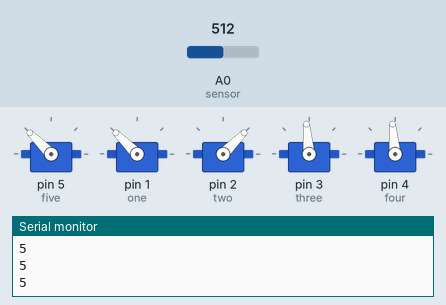
Simulated run of this sketch. Board: Arduino Uno, built with avr-gcc and run on an emulated ATmega328P. Shown: 5 × servo, the last lines printed to the serial monitor. Inputs (shaded band) come from the test bench; at power-on: A0 (sensor) = 512.

Above: at 6.3 s.
6.4 s: A0 (sensor) set to 189
9.8 s: A0 (sensor) set to 167
At 11.2 s:
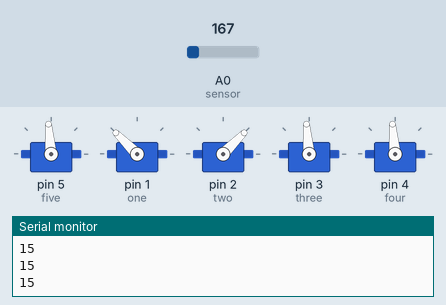
11.5 s: A0 (sensor) set to 306
At 13.3 s:
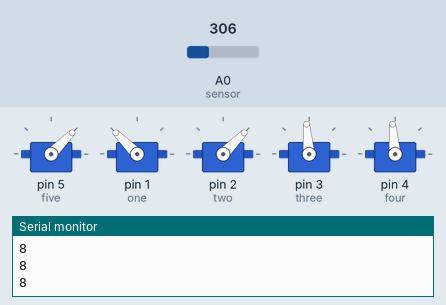
14.9 s: A0 (sensor) set to 122
At 16.6 s:
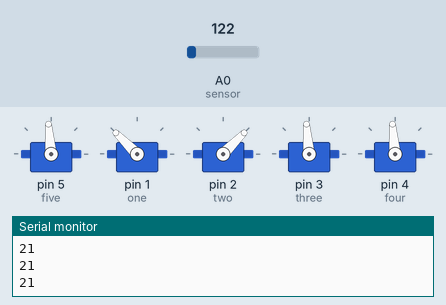
18.3 s: A0 (sensor) set to 2
20.5 s: A0 (sensor) set to 0
At 21.9 s:
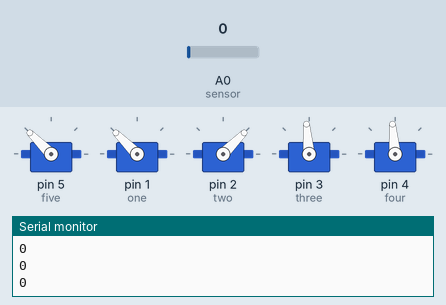
Timing chart, 0 to 24.9 s (numbered marks = the images above; inputs shaded):
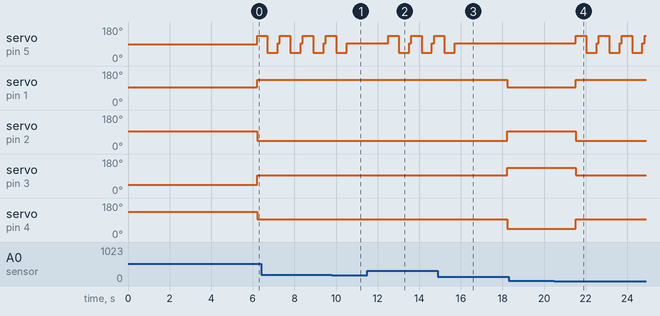

The sketch:

sumoFinal.ino
```cpp
#include <Servo.h>
#define sensor A0

int distCount = 0;

Servo one; //stop for all is 95
Servo two;
Servo three;
Servo four;
Servo five;
int frd = 0;
void setup(void)
{
  Serial.begin(9600);
  delay(5100);
  five.attach(5);
  one.attach(1);
  two.attach(2);
  three.attach(3);
  four.attach(4);

}

void loop(void)
{
  //five.write(90);
  right();
  for (int i = 0; i <= 6000; i = i + 100)
  {
    delay(100);
    checkDist();
  }
  if(frd < 5000)
  {
  forward();
  for (int i = 0; i <= 500; i = i + 100)
  {
    delay(100);
    frd += 100;
    checkDist();
  }
  }
  left();
  for (int i = 0; i <= 6000; i = i + 100)
  {
    delay(100);
    checkDist();
  }
  if(frd < 5000)
  {
  forward();
  for (int i = 0; i <= 500; i = i + 100)
  {
    delay(100);
    checkDist();
    frd += 100;
  }
  }

  //poke();
}

void checkDist()
{
  float volts = analogRead(sensor)*0.0048828125;
  int distance = 13*pow(volts, -1);
  if(distance <= 30)
  {
    Serial.println(distance);
  }
  if (distance < 15)
  {
    distCount++;
  }
  else
  {
    distCount = 0;
  }
  if (distCount > 10)
  {
    forward();
    frd += 1000;
    five.write(135);
    delay(500);
    five.write(45);
    delay(500);
    five.write(95);
  }
}

void poke()
{
  five.write(135);
  delay(1000);
  five.write(45);
  delay(1000);
  five.write(97);
}

void forward()
{
  one.write(135);
  two.write(45);
  three.write(95);
  four.write(95);
}

void back()
{
  one.write(45);
  two.write(135);
  three.write(95);
  four.write(95);
}

void right()
{
  one.write(94);
  two.write(95);
  three.write(45);
  four.write(135);
}

void left()
{
  one.write(94);
  two.write(95);
  three.write(135);
  four.write(45);
}
```

Measured:
- the behaviour switches between 178 and 177 on A0 (sensor) (found by bisection; images 0 and 1)
- the behaviour switches between 1 and 0 on A0 (sensor) (found by bisection; images 3 and 4)
- after the input at 9.8 s, servo on pin 5 (five): goes on until 10.5 s, then stays 95°
- after the input at 11.5 s, servo on pin 5 (five): 95° → 135° after 1.0 s, → 45° 0.50 s later, → 95° 0.50 s later, → 135° 0.10 s later, … (7 changes in this stretch)
- after the input at 14.9 s, servo on pin 5 (five): goes on until 15.7 s, then stays 95°; servo on pin 1 (one): 135° → 94° after 3.3 s; servo on pin 2 (two): 45° → 95° after 3.3 s; servo on pin 3 (three): 95° → 135° after 3.3 s; servo on pin 4 (four): 95° → 45° after 3.3 s
- after the input at 18.3 s, every drawn part: stays the same
- after the input at 20.5 s, servo on pin 5 (five): 95° → 135° after 1.0 s, then repeats every 1.1 s: 45° 0.50 s, 95° 0.10 s, 135° 0.50 s; servo on pin 1 (one): 94° → 135° after 1.0 s; servo on pin 2 (two): 95° → 45° after 1.0 s; servo on pin 3 (three): 135° → 95° after 1.0 s; servo on pin 4 (four): 45° → 95° after 1.0 s
- by itself, servo on pin 5 (five): repeats every 1.1 s: 95° 0.10 s, 135° 0.50 s, 45° 0.50 s
